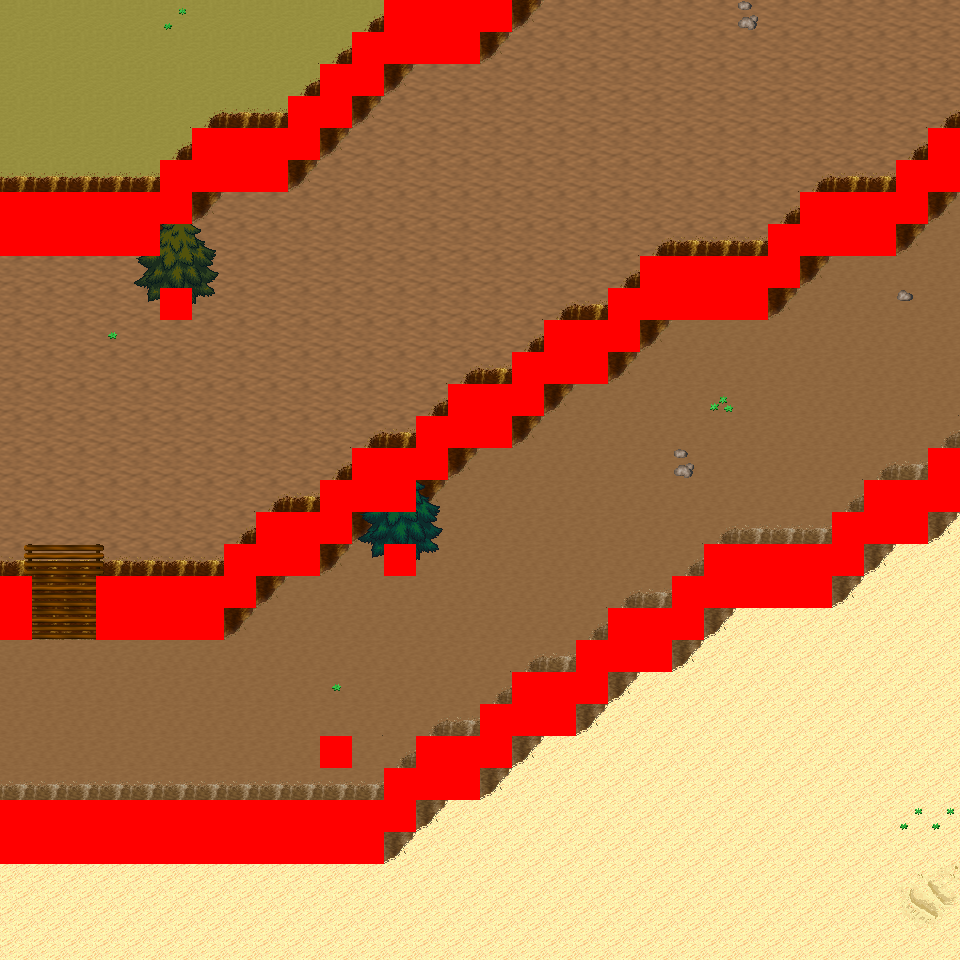

This game map was drawn from its Tiled (.tmx) file and the tilesets committed beside it. A one-line description and the trimmed map source follow:
An orthogonal 30x30 tile map with 32x32 px tiles, 6 tile layers (Ground, Object, Object2, Above, ...), 15 tilesets and 10 objects (10x mapExit).

<map version="1.0" orientation="orthogonal" renderorder="right-down" width="30" height="30" tilewidth="32" tileheight="32" nextobjectid="11">
  <tileset firstgid="1" name="tileset_logic_collision" tilewidth="32" tileheight="32" tilecount="1" columns="1">
    <image source="../drawable/tileset_logic_collision.png" width="32" height="32" />
  </tileset>
  <tileset firstgid="2" name="tileset_ground_ground" tilewidth="32" tileheight="32" tilecount="33" columns="3">
    <image source="../drawable/tileset_ground_ground.png" width="96" height="352" />
  </tileset>
  <tileset firstgid="35" name="tileset_ground_ridge_earth_pale" tilewidth="32" tileheight="32" tilecount="96" columns="12">
    <image source="../drawable/tileset_ground_ridge_earth_pale.png" width="384" height="256" />
  </tileset>
  <tileset firstgid="131" name="tileset_ground_ridge_earth_dark" tilewidth="32" tileheight="32" tilecount="96" columns="12">
    <image source="../drawable/tileset_ground_ridge_earth_dark.png" width="384" height="256" />
  </tileset>
  <tileset firstgid="227" name="tileset_terrain_desert" tilewidth="32" tileheight="32" tilecount="88" columns="8">
    <image source="../drawable/tileset_terrain_desert.png" width="256" height="352" />
  </tileset>
  <tileset firstgid="315" name="tileset_ground_ladder_vertical_dark" tilewidth="32" tileheight="32" tilecount="3" columns="3">
    <image source="../drawable/tileset_ground_ladder_vertical_dark.png" width="96" height="32" />
  </tileset>
  <tileset firstgid="318" name="tileset_plant_tree_evergreen" tilewidth="32" tileheight="32" tilecount="36" columns="3">
    <image source="../drawable/tileset_plant_tree_evergreen.png" width="96" height="384" />
  </tileset>
  <tileset firstgid="354" name="tileset_plant_cactus" tilewidth="32" tileheight="32" tilecount="2" columns="1">
    <image source="../drawable/tileset_plant_cactus.png" width="32" height="64" />
  </tileset>
  <tileset firstgid="356" name="tileset_plant_cactus_2" tilewidth="32" tileheight="32" tilecount="10" columns="5">
    <image source="../drawable/tileset_plant_cactus_2.png" width="160" height="64" />
  </tileset>
  <tileset firstgid="366" name="tileset_ground_sand_2" tilewidth="32" tileheight="32" tilecount="15" columns="5">
    <image source="../drawable/tileset_ground_sand_2.png" width="160" height="96" />
  </tileset>
  <tileset firstgid="381" name="tileset_plant_tree_tree_darkgreen" tilewidth="32" tileheight="32" tilecount="88" columns="8">
    <image source="../drawable/tileset_plant_tree_tree_darkgreen.png" width="256" height="352" />
  </tileset>
  <tileset firstgid="469" name="tileset_ground_rock_pebbles" tilewidth="32" tileheight="32" tilecount="3" columns="1">
    <image source="../drawable/tileset_ground_rock_pebbles.png" width="32" height="96" />
  </tileset>
  <tileset firstgid="472" name="tileset_plant_star_shaped_plants" tilewidth="32" tileheight="32" tilecount="6" columns="2">
    <image source="../drawable/tileset_plant_star_shaped_plants.png" width="64" height="96" />
  </tileset>
  <tileset firstgid="478" name="tileset_plant_stump_small_stump" tilewidth="32" tileheight="32" tilecount="4" columns="2">
    <image source="../drawable/tileset_plant_stump_small_stump.png" width="64" height="64" />
  </tileset>
  <tileset firstgid="482" name="tileset_plant_round_cactuses" tilewidth="32" tileheight="32" tilecount="20" columns="10">
    <image source="../drawable/tileset_plant_round_cactuses.png" width="320" height="64" />
  </tileset>
  <layer name="Ground" width="30" height="30">
    <data>[900 cells, 900 non-empty, 8 distinct tile ids]</data>
  </layer>
  <layer name="Object" width="30" height="30">
    <data>[900 cells, 283 non-empty, 24 distinct tile ids]</data>
  </layer>
  <layer name="Object2" width="30" height="30">
    <data>[900 cells, 12 non-empty, 3 distinct tile ids]</data>
  </layer>
  <layer name="Above" width="30" height="30">
    <data>[900 cells, 19 non-empty, 19 distinct tile ids]</data>
  </layer>
  <layer name="Above2" width="30" height="30">
    <data>[900 cells, 0 non-empty, 0 distinct tile ids]</data>
  </layer>
  <layer name="Walkable" width="30" height="30">
    <data>[900 cells, 150 non-empty, 1 distinct tile ids]</data>
  </layer>
  <objectgroup name="MapEvents">
    <object id="1" name="north" type="mapExit" x="0" y="0" width="384" height="32">
      <properties>
        <property name="map" value="level_0_x35_y93" />
        <property name="x" value="0" />
        <property name="y" value="28" />
      </properties>
    </object>
    <object id="2" name="north2" type="mapExit" x="512" y="0" width="448" height="32">
      <properties>
        <property name="map" value="level_0_x35_y93" />
        <property name="x" value="16" />
        <property name="y" value="28" />
      </properties>
    </object>
    <object id="3" name="south" type="mapExit" x="0" y="928" width="960" height="32">
      <properties>
        <property name="map" value="level_0_x35_y95" />
        <property name="x" value="0" />
        <property name="y" value="1" />
      </properties>
    </object>
    <object id="4" name="west" type="mapExit" x="0" y="0" width="32" height="192">
      <properties>
        <property name="map" value="level_0_x34_y94" />
        <property name="x" value="28" />
        <property name="y" value="0" />
      </properties>
    </object>
    <object id="5" name="west2" type="mapExit" x="0" y="256" width="32" height="320">
      <properties>
        <property name="map" value="level_0_x34_y94" />
        <property name="x" value="28" />
        <property name="y" value="8" />
      </properties>
    </object>
    <object id="6" name="west3" type="mapExit" x="0" y="640" width="32" height="160">
      <properties>
        <property name="map" value="level_0_x34_y94" />
        <property name="x" value="28" />
        <property name="y" value="20" />
      </properties>
    </object>
    <object id="7" name="west4" type="mapExit" x="0" y="864" width="32" height="96">
      <properties>
        <property name="map" value="level_0_x34_y94" />
        <property name="x" value="28" />
        <property name="y" value="27" />
      </properties>
    </object>
    <object id="8" name="east" type="mapExit" x="928" y="0" width="32" height="128">
      <properties>
        <property name="map" value="level_0_x36_y94" />
        <property name="x" value="1" />
        <property name="y" value="0" />
      </properties>
    </object>
    <object id="9" name="east2" type="mapExit" x="928" y="192" width="32" height="256">
      <properties>
        <property name="map" value="level_0_x36_y94" />
        <property name="x" value="1" />
        <property name="y" value="6" />
      </properties>
    </object>
    <object id="10" name="east3" type="mapExit" x="928" y="512" width="32" height="448">
      <properties>
        <property name="map" value="level_0_x36_y94" />
        <property name="x" value="1" />
        <property name="y" value="16" />
      </properties>
    </object>
  </objectgroup>
</map>
